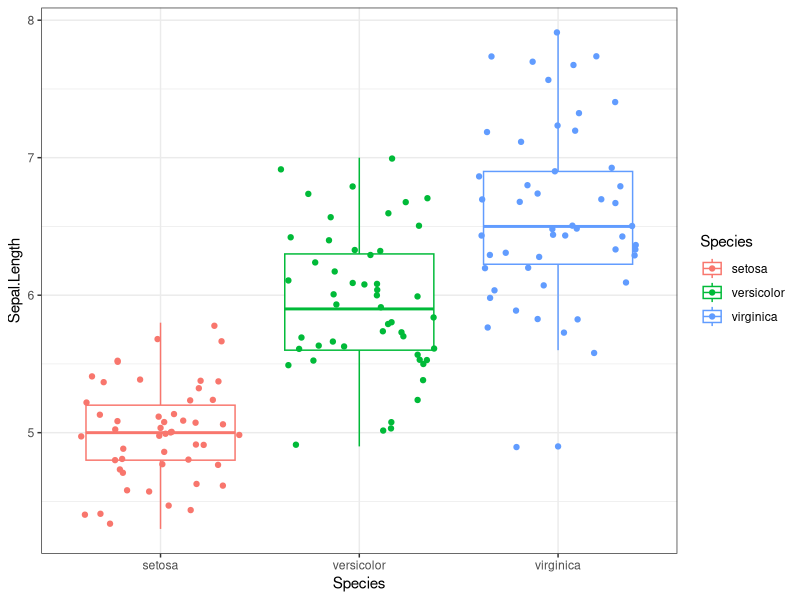

Recreate this plot in R.
## ---- chunk 1
options(htmltools.dir.version = FALSE)

## ---- chunk 2

library(DiagrammeR)
grViz("digraph flowchart  {
      # node definitions with substituted label text
      node [fontname = Courier, shape = oval, color = cornflowerblue]        
      tab1 [label = '@@1']
      tab6 [label = '@@6']
      tab7 [label = '@@7']
  
      node [fontname = Courier, shape = egg, fillcolor = Dodgerblue, style = filled, fontcolor = MidnightBlue]
      tab3 [label = '@@3']
      
      node [fontname = Helvetica, shape = egg, fillcolor = Darkslategray, style = filled, fontcolor = white]
      tab2 [label = '@@2']
      
      node [fontname = Helvetica, shape = square, fillcolor = DarkSeaGreen, style = filled, fontcolor = DimGray]
      tab5 [label = '@@5']
      
      node [fontname = Helvetica, shape = diamond, fillcolor = Gold, style = filled, fontcolor =red ]
      tab4 [label = '@@4']
      
      # edge definitions with the node IDs
      tab1 -> tab3 ->tab6 -> tab7;
      tab2 -> tab3;
      tab4 -> tab2;
      tab3 -> tab4;
      tab5 -> tab3;
      tab5 -> tab2;
      tab7 -> tab6 -> tab3;
      }

      [1]: '3rd Party App (packages)'
      [2]: 'R-Studio'
      [3]: 'R'
      [4]: 'Output'
      [5]: 'User Input'
      [6]: 'S3/S4/C'
      [7]: 'Machine code'
      ")

## ---- chunk 3
1+2
## ---- chunk 4
10-3
## ---- chunk 5
2*3
## ---- chunk 6
4/5
## ---- chunk 7
a <- 1
## ---- chunk 8
a
## ---- chunk 9
day <- "Monday"
day
## ---- chunk 10
a <- 1
A <- 2
a == A
## ---- chunk 11
text_variable <- "A single element of text, even though it contains many words"
## ---- chunk 12
text_variable
## ---- chunk 13
mixed_data <- c(1, 2, " 3", 4)
## ---- chunk 14
mixed_data
## ---- chunk 15
a <- 1
b <- 2
b >= a
## ---- chunk 16
set.seed(1234)
df_ex <- knitr::kable(head(data.frame("Patient ID"= seq(1:10),
                        "Hb" = round(rnorm(10, 10, 2),1),
                        "SBP" = round(rnorm(10, 110, 30),0),
                        "WCC" = round(rnorm(10, 8, 3),1),
                        "Diabetes" = rbinom(10, 1, 0.5),
                        "CCF" = rbinom(10, 1, 0.2)),8) , 
             format = 'html' )
df_ex
## ---- chunk 17
some_numbers <- c(2,3,4)
some_letters <- c("a", "b", "c")

df <- data.frame( numbers = some_numbers,
                  letters = some_letters )
df
## ---- chunk 18
df$numbers
## ---- chunk 19
df[1, ]
## ---- chunk 20
df[ , 2]
## ---- chunk 21
df[1, 2]
## ---- chunk 22
head(df)
## ---- chunk 23
summary(df)
## ---- chunk 24
str(df)
## ---- chunk 25
library(ggplot2)

ggplot( data = iris, 
       aes( x = Species, 
          y = Sepal.Length,
          colour = Species) ) +
       geom_boxplot( ) + 
       geom_jitter( ) + 
  theme_bw( )
